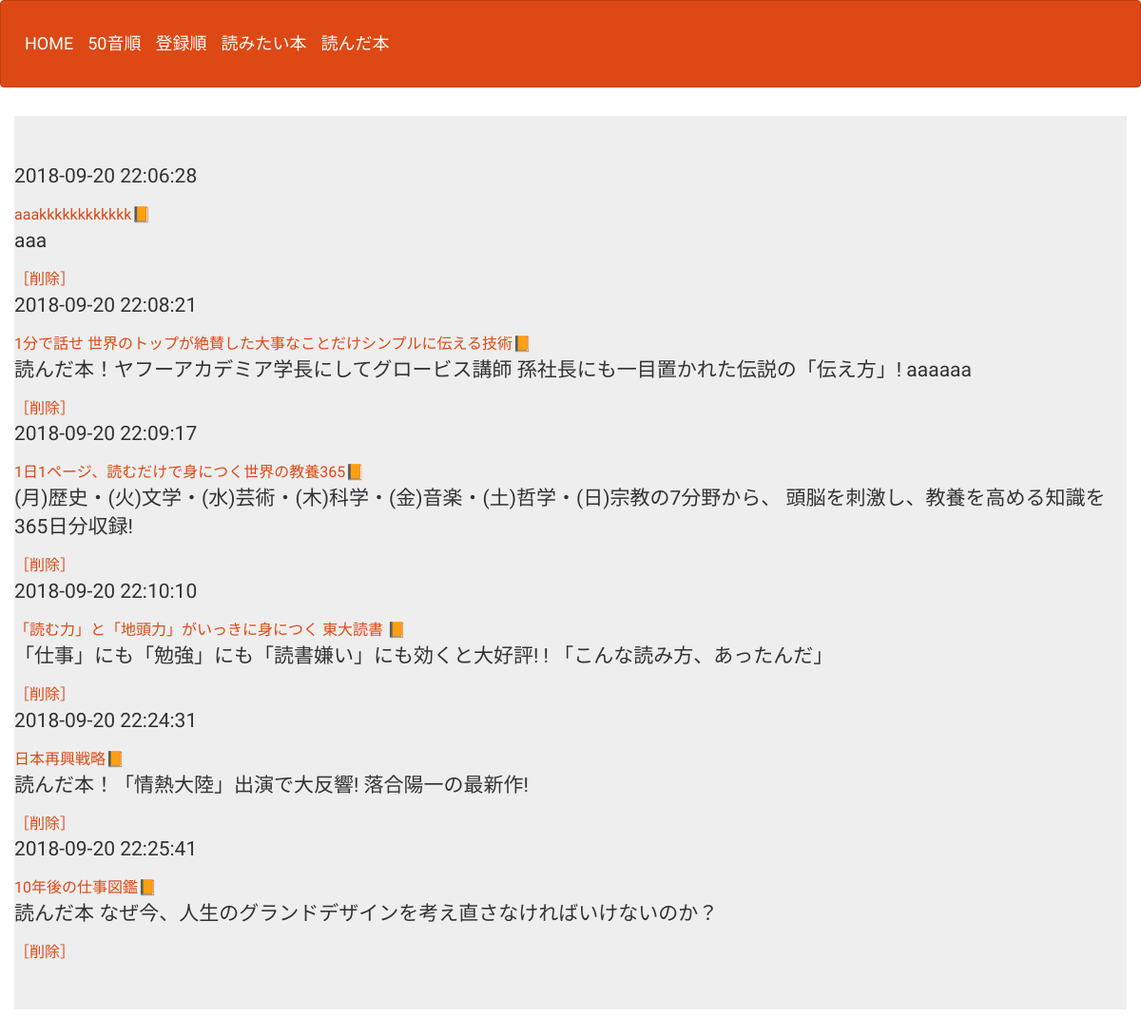
The page /select.php on the database as committed earlier.
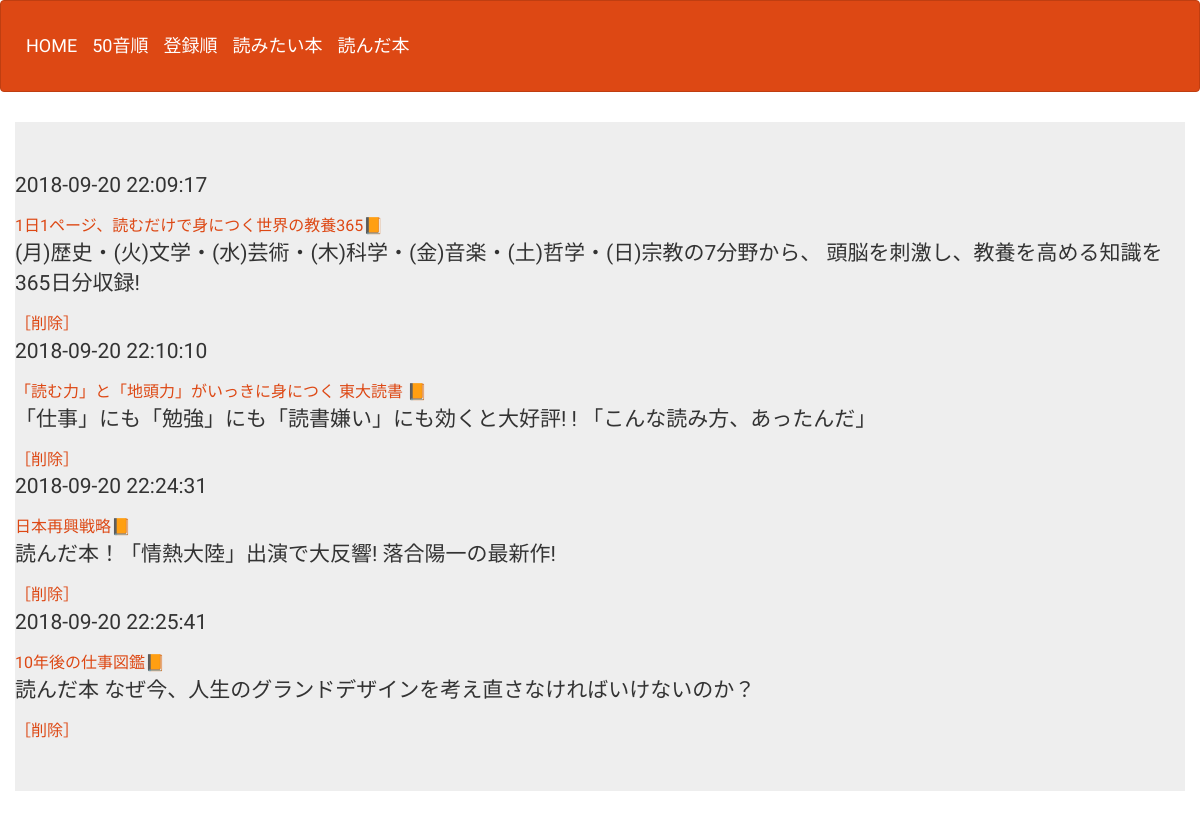
The same page on the database as committed later.
### tables this page shows
CREATE TABLE IF NOT EXISTS `gs_bm_table` (
`id` int(12) NOT NULL,
  `bookname` varchar(46) NOT NULL,
  `url` text NOT NULL,
  `comments` text NOT NULL,
  `date` datetime NOT NULL
);

### select.php (the view, shortened to what this page needs)
<?php
$pdo=db_conn();
$stmt = $pdo->prepare('SELECT*FROM gs_bm_table');
$status = $stmt->execute();
$view="";
if($status==false) {
  $error = $stmt->errorInfo();
  exit("sqlError:".$error[2]);
}else{
  while( $result = $stmt->fetch(PDO::FETCH_ASSOC)){
    $view .= '<p>'.$result["date"].'</p>';
    $view .= '<a href="detail.php?id='.$result["id"].'"target_"blank">';
    $view .=$result['bookname'].'</a>';
    $view .= '<a href="'.$result["url"].'">'."📙".'<br>'.'</a>';
    $view .= '<p>'.$result["comments"].'</p>';
    $view .= '<a href="delete.php?id='.$result['id'].'">';
    $view .= '［削除］';
    $view .= '</a>';
  }
}
?>
<!DOCTYPE html>
<html lang="ja">
<head>
<link rel="stylesheet" href="css/range.css">
<link href="css/bootstrap.min.css" rel="stylesheet">
</head>
<body id="main">
<header>
  <nav class="navbar navbar-default">
    <div class="container-fluid">
      <div class="navbar-header">
      <a class="navbar-brand" href="index.php">HOME</a>
      <a class="navbar-brand" href="select2.php">50音順</a>
      <a class="navbar-brand" href="select3.php">登録順</a>
      <a class="navbar-brand" href="select4.php">読みたい本</a>
      <a class="navbar-brand" href="select5.php">読んだ本</a>
      </div>
    </div>
  </nav>
</header>
<div>
    <div class="container jumbotron"><?=$view?></div>
</div>
</body>
</html>

Rows that differ between the two databases and show on the page:
removed gs_bm_table: date "2018-09-20 22:06:28", bookname "aaakkkkkkkkkkkk", comments "aaa", value "［削除］"
removed gs_bm_table: date "2018-09-20 22:08:21", bookname "1分で話せ 世界のトップが絶賛した大事なことだけシンプルに伝える技術", comments "読んだ本！ヤフーアカデミア学長にしてグロービス講師 孫社長にも一目置かれた伝説の「伝え方」! aaaaaa", value "［削除］"
